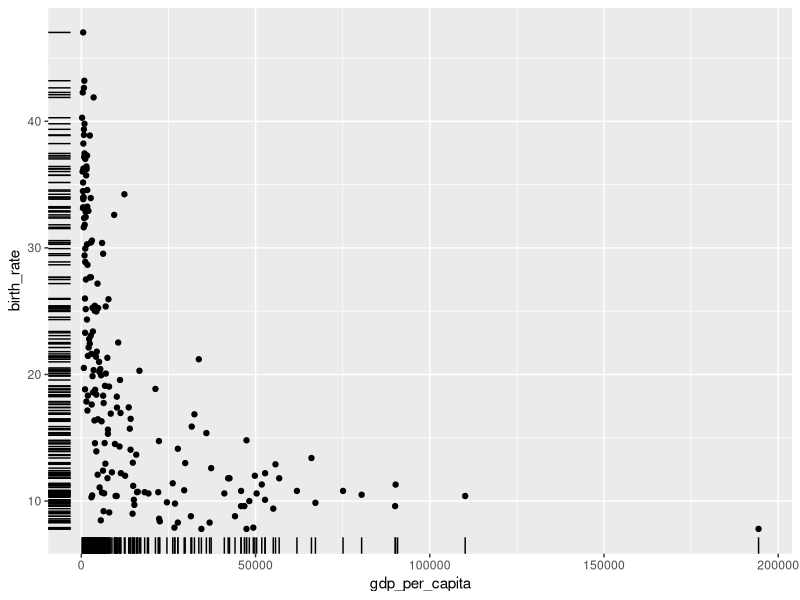
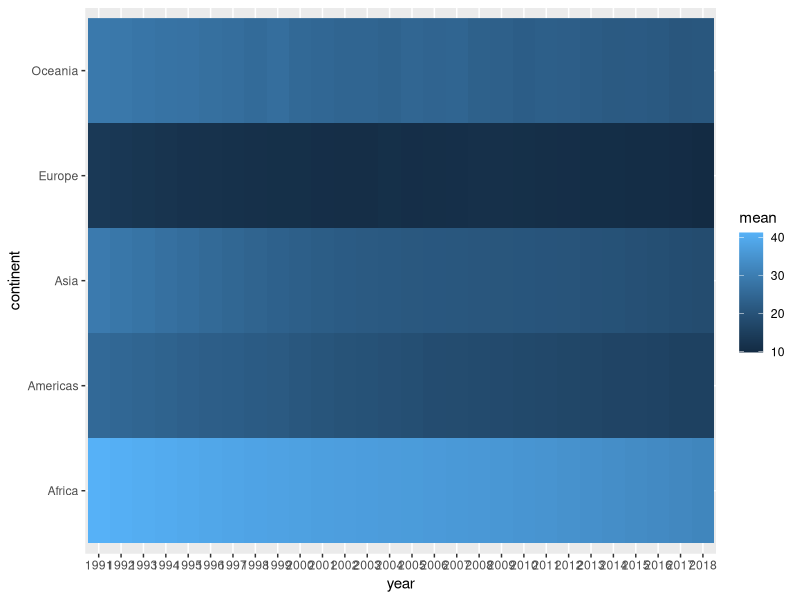
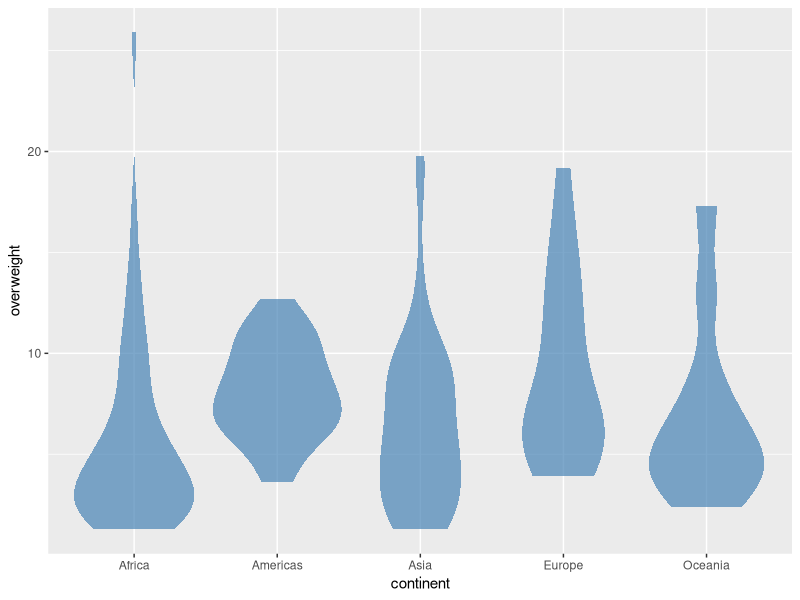

Source code (R) for these figures, in order:
library(tidyverse)

world_bank_countries <- read_csv("data/world_bank_countries.csv")

# https://ggplot2tor.com/aesthetics

# Scatterplot with geom_rug
world_bank_countries %>% 
  filter(year == 2016) %>% 
  ggplot(aes(x = gdp_per_capita, y = birth_rate)) +
  geom_point() +
  geom_rug()


# geom_raster
world_bank_countries %>% 
  group_by(continent, year) %>% 
  summarise(mean = mean(birth_rate, na.rm = TRUE)) %>% 
  filter(year > 1990) %>% 
  mutate(year = as.factor(year)) %>% 
  ggplot(aes(x = year, y = continent, fill = mean)) +
  geom_raster()


# geom_violin
world_bank_countries %>% 
  filter(year == 2017) %>% 
  ggplot(aes(x = continent,
             y = overweight)) +
  geom_violin(fill = "steelblue",
              color = NA,
              alpha = .7)
